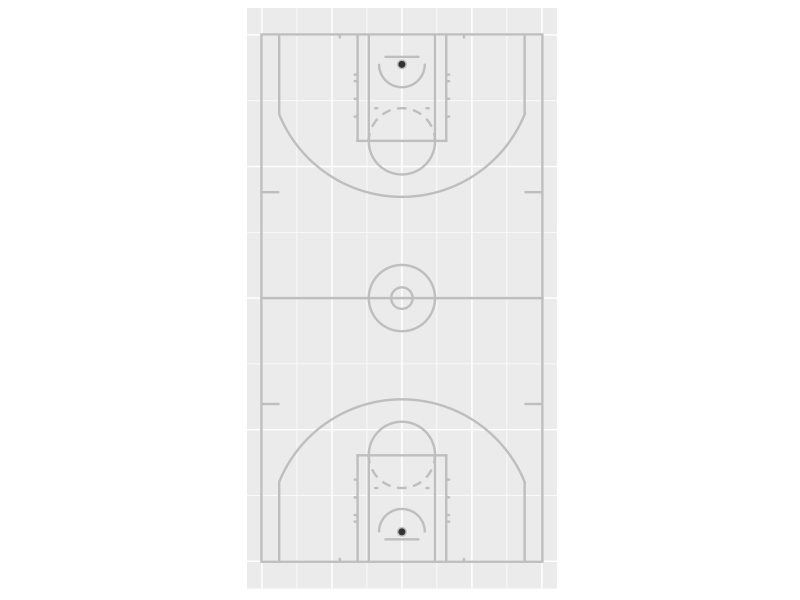
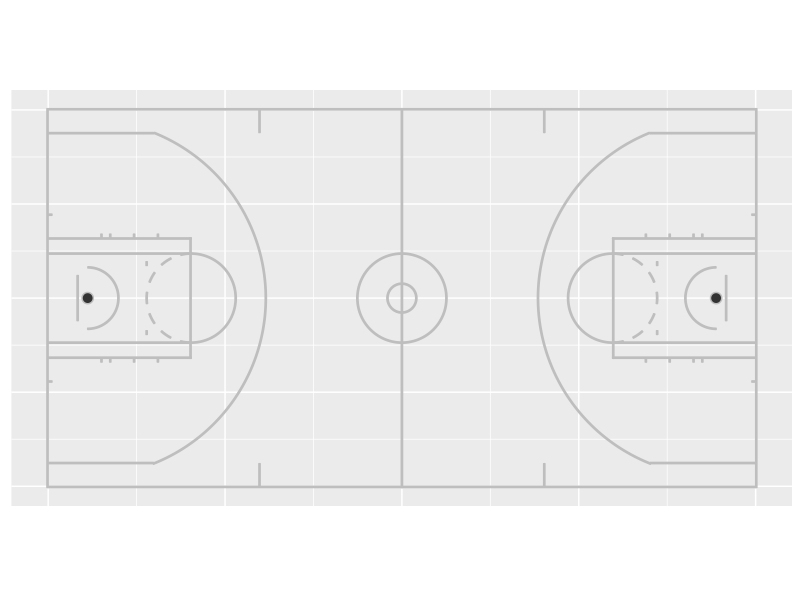
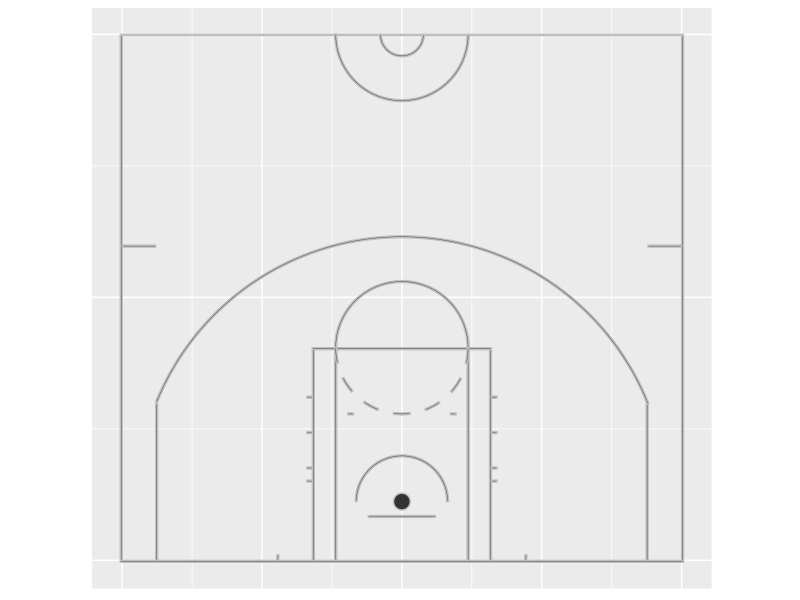
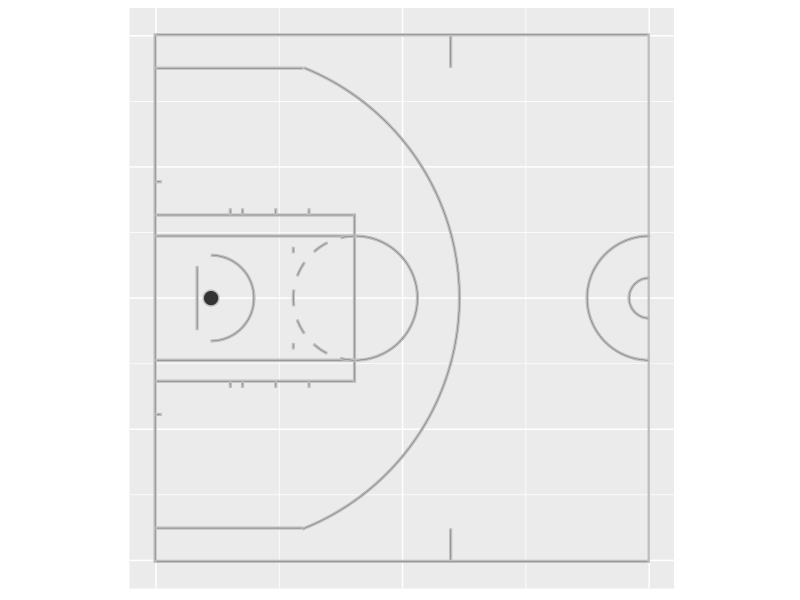
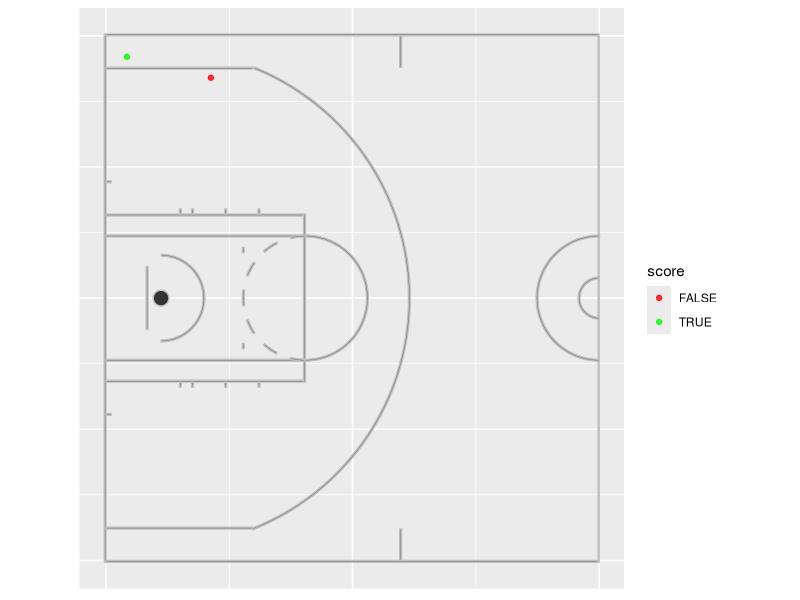

Reproduce these figures in R, in order.
# Author: Ewen Gallic http://editerna.free.fr/wp/
# Creation date: 2014-05-22
# Last modification: 2014-08-03

# Any comments are welcome.

library(grid)
library(ggplot2)
library(gridExtra)
library(gtable)

###############
## FUNCTIONS ##
###############

# http://stackoverflow.com/questions/6862742/draw-a-circle-with-ggplot2
# Function to create circles
circle_fun <- function(center=c(0,0), diameter=1, npoints=500, start=0, end=2){
  tt <- seq(start*pi, end*pi, length.out=npoints)
  data.frame(
    x = center[1] + diameter / 2 * cos(tt),
    y = center[2] + diameter / 2 * sin(tt)
  )
}

# Gives y coordinates of the opposite side
rev_y <- function(y) 94-y

# Converts inches to feet
inches_to_feet <- function(x) x/12

# Given the angle theta and the court data frame,
# rotates the coordinates of the court by an angle theta
rotate_court <- function(court, theta=pi/2){
  court_r <- court
  court_r$x <- court_r$x / 180 * pi
  court_r$y <- court_r$y / 180 * pi
  matrice_r <- matrix(c(cos(theta), sin(theta), -sin(theta), cos(theta)), ncol = 2)
  coords_r <- apply(court_r[,c("x","y")], 1, function(x) x %*% matrice_r)
  court_r$x <- coords_r[1,] ; court_r$y <- coords_r[2,]
  court_r$x <- court_r$x * 180 / pi
  court_r$y <- court_r$y * 180 / pi
  return(court_r)
}

# From x and y coordinates for a line (represented by a polygon here),
# a number of group and a short description
# creates a data.frame for this line
# in order to use it with ggplot2.
new_coords <- function(x, y, group, descri){
  new_coords_df <- data.frame(x = x, y = y)
  new_coords_df$group <- group
  new_coords_df$side <- 1
  group <- group + 1
  
  # The same thing for the opposite side
  new_coords_df2 <- data.frame(x = x, y = rev_y(y))
  new_coords_df2$group <- group
  new_coords_df2$side <- 2
  group <<- group + 1
  
  # On reunit les donnees
  new_coords_df <- rbind(new_coords_df, new_coords_df2)
  new_coords_df$descri <- descri
  
  return(new_coords_df)
}

###############
## THE COURT ##
###############

# Cercle de non passage en force
cercle_np_out <- circle_fun(center = c(25,5+3/12), diameter = (4+1/6)*2)
cercle_np_in <- circle_fun(center = c(25,5+3/12), diameter = 4*2)
# Cercle ligne des 3 pts
cercle_3pts_out <- circle_fun(center = c(25,5+3/12), diameter = (23+9/12)*2)
cercle_3pts_in <- circle_fun(center = c(25,5+3/12), diameter = (23+7/12)*2)
# Cercle arceau
cercle_ce <- circle_fun(center = c(25,5+3/12), diameter = 1.5)
# Cercle LF
cercle_lf_out <- circle_fun(center = c(25,19), diameter = 6*2)
cercle_lf_in <- circle_fun(center = c(25,19), diameter = (6-1/6)*2)
# Cercle milieu
cercle_mil_out <- circle_fun(center = c(25,47), diameter = 6*2)
cercle_mil_in <- circle_fun(center = c(25,47), diameter = (6-1/6)*2)
# Cercle milieu petit
cercle_mil_petit_out <- circle_fun(center = c(25,47), diameter = 2*2)
cercle_mil_petit_in <- circle_fun(center = c(25,47), diameter = (2-1/6)*2)


group <- 1
court <- new_coords(c(0-1/6,0-1/6,50 + 1/6,50 + 1/6), c(0 - 1/6,0,0,0 - 1/6), group = group, descri = "ligne de fond")
court <- rbind(court, new_coords(x = c(0-1/6,0-1/6,0,0), y = c(0,47-1/12,47-1/12,0), group = group, descri = "ligne gauche"))
court <- rbind(court, new_coords(x = c(50,50,50+1/6,50+1/6), y = c(0,47-1/12,47-1/12,0), group = group, descri = "ligne droite"))
court <- rbind(court, new_coords(x = c(0,0,3,3), y = c(28,28+1/6,28+1/6,28), group = group, descri = "marque entraineur gauche"))
court <- rbind(court, new_coords(x = c(47,47,50,50), y = c(28,28+1/6,28+1/6,28), group = group, descri = "marque entraineur droite"))
court <- rbind(court, new_coords(x = c(3,3,3+1/6,3+1/6), y = c(0,14,14,0), group = group, descri = "3pts bas gauche"))
court <- rbind(court, new_coords(x = c(47-1/6,47-1/6,47,47), y = c(0,14,14,0), group = group, descri = "3pts bas droit"))
court <- rbind(court, new_coords(x = c(17,17,17+1/6,17+1/6), y = c(0,19,19,0), group = group, descri = "LF bas gauche"))
court <- rbind(court, new_coords(x = c(33-1/6,33-1/6,33,33), y = c(0,19,19,0), group = group, descri = "LF bas droit"))
court <- rbind(court, new_coords(x = c(17,17,33,33), y = c(19-1/6,19,19,19-1/6), group = group, descri = "LF tireur"))
court <- rbind(court, new_coords(x = c(14-1/6,14-1/6,14,14), y = c(0,1/2,1/2,0), group = group, descri = "marque fond gauche"))
court <- rbind(court, new_coords(x = c(36,36,36+1/6,36+1/6), y = c(0,1/2,1/2,0), group = group, descri = "marque fond droit"))
court <- rbind(court, new_coords(x = c(19,19,19+1/6,19+1/6), y = c(0,19,19,0), group = group, descri = "LF gauche interieur"))
court <- rbind(court, new_coords(x = c(31-1/6,31-1/6,31,31), y = c(0,19,19,0), group = group, descri = "LF droite interieur"))
court <- rbind(court, new_coords(x = c(22, 22, 28, 28), y = c(4-1/6,4,4,4-1/6), group = group, descri = "planche"))
court <- rbind(court, new_coords(x = c(cercle_3pts_out[31:220,"x"], rev(cercle_3pts_in[31:220,"x"])),
                                 y = c(cercle_3pts_out[31:220,"y"], rev(cercle_3pts_in[31:220,"y"])), group = group, descri = "cercle 3pts"))
court <- rbind(court, new_coords(x = c(cercle_np_out[1:250,"x"], rev(cercle_np_in[1:250,"x"])),
                                 y = c(cercle_np_out[1:250,"y"], rev(cercle_np_in[1:250,"y"])), group = group, descri = "cercle non passage en force"))
court <- rbind(court, new_coords(x = c(20+1/6,20+1/6,20+8/12,20+8/12), y = c(13,13+1/6,13+1/6,13), group = group, descri = "marque bas gauche cercle LF"))
court <- rbind(court, new_coords(x = c(30-8/12,30-8/12,30-1/6,30-1/6), y = c(13,13+1/6,13+1/6,13), group = group, descri = "marque bas droite cercle LF"))
court <- rbind(court, new_coords(x = c(cercle_lf_out[1:250,"x"], rev(cercle_lf_in[1:250,"x"])),
                                 y = c(cercle_lf_out[1:250,"y"], rev(cercle_lf_in[1:250,"y"])), group = group, descri = "cercle LF haut"))
court <- rbind(court, new_coords(x = c(cercle_lf_out[250:269,"x"], rev(cercle_lf_in[250:269,"x"])),
                                 y = c(cercle_lf_out[250:269,"y"], rev(cercle_lf_in[250:269,"y"])), group = group, descri = "cercle LF partie 1"))
court <- rbind(court, new_coords(x = c(cercle_lf_out[288:308,"x"], rev(cercle_lf_in[288:308,"x"])),
                                 y = c(cercle_lf_out[288:308,"y"], rev(cercle_lf_in[288:308,"y"])), group = group, descri = "cercle LF partie 2"))
court <- rbind(court, new_coords(x = c(cercle_lf_out[327:346,"x"], rev(cercle_lf_in[327:346,"x"])),
                                 y = c(cercle_lf_out[327:346,"y"], rev(cercle_lf_in[327:346,"y"])), group = group, descri = "cercle LF partie 3"))
court <- rbind(court, new_coords(x = c(cercle_lf_out[365:385,"x"], rev(cercle_lf_in[365:385,"x"])),
                                 y = c(cercle_lf_out[365:385,"y"], rev(cercle_lf_in[365:385,"y"])), group = group, descri = "cercle LF partie 4"))
court <- rbind(court, new_coords(x = c(cercle_lf_out[404:423,"x"], rev(cercle_lf_in[404:423,"x"])),
                                 y = c(cercle_lf_out[404:423,"y"], rev(cercle_lf_in[404:423,"y"])), group = group, descri = "cercle LF partie 5"))
court <- rbind(court, new_coords(x = c(cercle_lf_out[442:462,"x"], rev(cercle_lf_in[442:462,"x"])),
                                 y = c(cercle_lf_out[442:462,"y"], rev(cercle_lf_in[442:462,"y"])), group = group, descri = "cercle LF partie 6"))
court <- rbind(court, new_coords(x = c(cercle_lf_out[481:500,"x"], rev(cercle_lf_in[481:500,"x"])),
                                 y = c(cercle_lf_out[481:500,"y"], rev(cercle_lf_in[481:500,"y"])), group = group, descri = "cercle LF partie 7"))
court <- rbind(court, new_coords(x = c(17-0.5,17-0.5,17,17), y = c(7,7+1/6,7+1/6,7), group = group, descri = "marque 1 LF gauche"))
court <- rbind(court, new_coords(x = c(17-0.5,17-0.5,17,17), y = c(8+1/6,8+1/3,8+1/3,8+1/6), group = group, descri = "marque 2 LF gauche"))
court <- rbind(court, new_coords(x = c(17-0.5,17-0.5,17,17), y = c(11+1/3,11.5,11.5,11+1/3), group = group, descri = "marque 3 LF gauche"))
court <- rbind(court, new_coords(x = c(17-0.5,17-0.5,17,17), y = c(14.5,14.5+1/6,14.5+1/6,14.5), group = group, descri = "marque 4 LF gauche"))
court <- rbind(court, new_coords(x = c(33,33,33+0.5,33+0.5), y = c(7,7+1/6,7+1/6,7), group = group, descri = "marque 1 LF droite"))
court <- rbind(court, new_coords(x = c(33,33,33+0.5,33+0.5), y = c(8+1/6,8+1/3,8+1/3,8+1/6), group = group, descri = "marque 2 LF droite"))
court <- rbind(court, new_coords(x = c(33,33,33+0.5,33+0.5), y = c(11+1/3,11.5,11.5,11+1/3), group = group, descri = "marque 3 LF droite"))
court <- rbind(court, new_coords(x = c(33,33,33+0.5,33+0.5), y = c(14.5,14.5+1/6,14.5+1/6,14.5), group = group, descri = "marque 4 LF droite"))
court <- rbind(court, new_coords(x = c(0-1/6,0-1/6,50+1/6,50+1/6), y = c(94/2-1/12,94/2, 94/2, 94/2-1/12), group = group, descri = "ligne mediane"))
court <- rbind(court, new_coords(x = c(cercle_mil_out[250:500,"x"], rev(cercle_mil_in[250:500,"x"])),
                                 y = c(cercle_mil_out[250:500,"y"], rev(cercle_mil_in[250:500,"y"])), group = group, descri = "cercle milieu grand"))
court <- rbind(court, new_coords(x = c(cercle_mil_petit_out[250:500,"x"], rev(cercle_mil_petit_in[250:500,"x"])),
                                 y = c(cercle_mil_petit_out[250:500,"y"], rev(cercle_mil_petit_in[250:500,"y"])), group = group, descri = "cercle milieu petit"))
court <- rbind(court, new_coords(x = cercle_ce[,"x"], y = cercle_ce[,"y"], group = group, descri = "anneau"))

# The data.frame containing all coordinates for the court is now complete.
head(court)
tail(court)

###########
## PLOTS ##
###########

# Whole court 
P <- ggplot() + geom_polygon(data = court, aes(x = x, y = y, group = group), col = "gray") +
  coord_equal() +
  ylim(-2,96) +
  xlim(-5,55) +
  scale_x_continuous(breaks = c(0, 12.5, 25, 37.5, 50)) +
  scale_y_continuous(breaks = c(0, 23.5, 47, 70.5, 94)) +
  xlab("") + ylab("") +
  theme(axis.text.x = element_blank(),
        axis.text.y = element_blank(), axis.ticks.x = element_blank(),
        axis.ticks.y = element_blank(), axis.title = element_blank()
  )


P


# Whole court with rotation
P_180 <- ggplot() + geom_polygon(data = rotate_court(court, theta = pi/2), aes(x = x, y = y, group = group), col = "gray") +
  coord_equal() +
  xlim(-2,96) +
  ylim(-55,2) +
  scale_x_continuous(breaks = c(0, 23.5, 47, 70.5, 94)) +
  scale_y_continuous(breaks = c(0, -12.5, -25, -37.5, -50)) +
  xlab("") + ylab("") +
  theme(axis.text.x = element_blank(),
        axis.text.y = element_blank(), axis.ticks.x = element_blank(),
        axis.ticks.y = element_blank(), axis.title = element_blank()
  )

P_180


# Half court
P_half <- ggplot() + geom_polygon(data = court[court$side==1,], aes(x = x, y = y, group = group), col = "gray") +
  coord_equal() +
  xlim(-3,54) +
  ylim(-3,50) +
  scale_y_continuous(breaks = c(0, 23.5, 47)) +
  scale_x_continuous(breaks = c(0, 12.5, 25, 37.5, 50)) +
  xlab("") + ylab("") +
  theme(axis.text.x = element_blank(),
        axis.text.y = element_blank(), axis.ticks.x = element_blank(),
        axis.ticks.y = element_blank(), axis.title = element_blank()
  )

P_half

P_half_180 <- ggplot() + geom_polygon(data = rotate_court(court[court$side==1,], theta = pi/2), aes(x = x, y = y, group = group), col = "gray") +
  coord_equal() +
  xlim(-2,50) +
  ylim(-55,2) +
  scale_x_continuous(breaks = c(0, 23.5, 47)) +
  scale_y_continuous(breaks = c(0, -12.5, -25, -37.5, -50)) +
  xlab("") + ylab("") +
  theme(axis.text.x = element_blank(),
        axis.text.y = element_blank(), axis.ticks.x = element_blank(),
        axis.ticks.y = element_blank(), axis.title = element_blank()
  )
P_half_180


# Add some points to the graph

shoots <- data.frame(x = c(2,4), y = c(2,10), score = c(TRUE,FALSE))
# If you use a rotate function, don't forget to apply the same rotation
# to your shoots coordinates !
shoots <- rotate_court(shoots, theta = pi/2)


P_half_180 + geom_point(data = shoots, aes(x = x, y = y, col = score), alpha = .8) +
  scale_color_manual(values = c("TRUE" = "#00FF00", "FALSE" = "#FF0000"))

